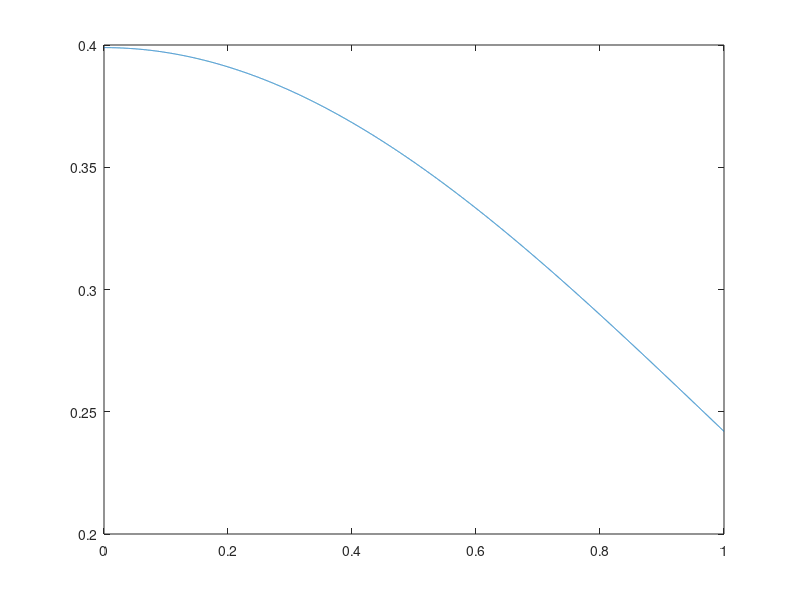
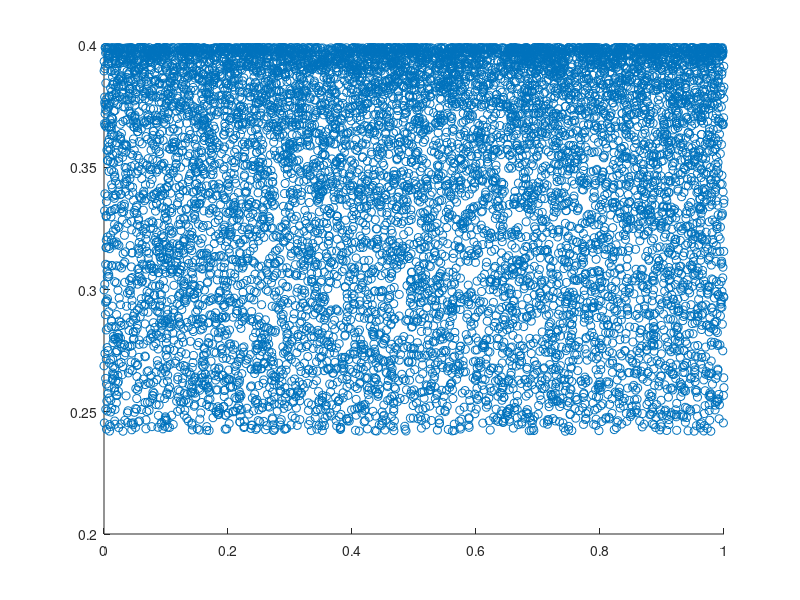

MATLAB code to generate these figures, in order: (Note: this script raises an error after producing the figures.)
%%%%%%%%%%%%%%%%%%%%%%%%%%%%%%%%%%%%%%%%%%%%%%%%%%%%%%%%%%%%%%%%%%%%%%%%%%%
%This is to generate and pick random numbers fron a given distribution
%function
%%%%%%%%%%%%%%%%%%%%%%%%%%%%%%%%%%%%%%%%%%%%%%%%%%%%%%%%%%%%%%%%%%%%%%%%%%%


% Produce the probability distribution function
% Create a standard normal distribution object with the mean ? equal to 0
% and the standard deviation ? equal to 1.

mu = 0;
sigma = 1;
pd = makedist('Normal','mu',mu,'sigma',sigma);

% Define the input vector x to contain the values at which to calculate the pdf.
ax = 0;
bx = 1;
dx = 0.0001; %The thickness
x = -ax:dx:bx;
y = pdf(pd,x);

%check the distribution
f1=figure(1);
plot(x,y)

%%%%% Extract the numbers from the array 
y_max = max(y);

%xk=zeros(5,1); yk=zeros(5,1);
A=zeros(length(x),2);
A2=[];
% randomnly chose the xk and its probability yk
%for i=1:(length(x)-1)/4
i=0;
j=0;
while A(length(x),1)==0
    xpos = randi(length(x)); % choose the random position of x
    x1 = ax+(bx-ax)*x(xpos);
    ypos = randi(length(y)); %chose the randonm position of y
    y1=y_max*y(ypos);
    %y1=y_max*ypos;
    
    if y1 < y(xpos) %If y1 < y(x1), keep the x1. Otherwise choose a couple again
        %xk(i) = x(xpos); yk(i) = y(ypos);
        i=i+1;
        A(i,1) = x(xpos);
        A(i,2) = y(ypos);
    else
        j=j+1;
        A2(i,1) = x(xpos);
        A2(i,2) = y(ypos);
    end
end


%check the distribution of the picked random numbers
f2=figure(2);
scatter(A(:,1),A(:,2))

%
x = rand(n_points,1); % This returns a uniform distribution
pi_gn = randn(n_points,1); %unnormalized function 
psi_max=max(pi_gn); %bounding value
pos = randi(length(x)); 
x1 = a+(b-a)*psi(pos);


% This shows that using a uniform distribution to extract values from a normal distribution works 
%%%%%%%%%%%%%%%%%%%%%%%%%%%%%%%%%%%%%%%%%%%%%%%%%%%%%%%%%%%%%%%%%%%%%%%%%%%
n_points=50000;
a= 0;
b= 1;
x = randn(n_points,1); % This returns a uniform distribution
arrayA=zeros(n_points/2,1);
for i = 1:n_points/2
    arrayA(i) = x(randi(length(x)));
end
f11=figure(11);
histogram(x,100);
f12=figure(12);
histogram(arrayA,100);

r = randi([-10 10],1,1000);
f13=figure(13);
histogram(r,100);
%%%%%%%%%%%%%%%%%%%%%%%%%%%%%%%%%%%%%%%%%%%%%%%%%%%%%%%%%%%%%%%%%%%%%%%%%%%

n_points=50000;
x = randn(n_points,1); % This returns a normal distribution
a = -0.5; b = 0.5;
xab = a + (b-a)*x; 

x_sum=sum(x);
dim_x=length(x);
xmean=mean(x,'all');
xmx2_mean= mean((x-xmean).^2, 'all');
xstd=sqrt((dim_x/(dim_x-1))* xmx2_mean);
% r = normrnd(mu,sigma,sz1,...,szN)
rng('default') % For reproducibility
s = rng;
r = normrnd(xmean,xstd,[1,10000]);


% Check the normal distribution of the values
f1=figure(1);
x_histo = histogram(x);
f2=figure(2);
xab_histo = histogram(xab);



%%%%%%%%%%%%%%%%%%%%%%%%%%%%%%%%%%%%%%%%%%%%%%%%%%%%%%%%%%%%%%%%%%%%%%%%%%%
%%% Plots 1D

f1=figure(1);
x_histo = histogram(x2);
hold on
r_histo = histogram(r);










%%%%%%%%%%%%%%%%%%%%%%%%%%%%%%%%%%%%%%%%%%%%%%%%%%%%%%%%%%%%%%%%%%%%%%
%%%%% 2D
%%%%%%%%%%%%%%%%%%%%%%%%%%%%%%%%%%%%%%%%%%%%%%%%%%%%%%%%%%%%%%%%%%%%%%

%Generate values from a bivariate normal distribution with specified mean
% vector and covariance matrix.

mu = [1 2]; %bivariate 
sigma = [1 0.5; 0.5 2];
R = chol(sigma);
%repmat(A,n) returns an array containing n copies of A in the row and column dimensions.
%The size of B is size(A)*n when A is a matrix.
z = repmat(mu,10,1) + randn(10,2)*R;


x = rand(100);
x_max=max(max(x));
x_min=min(min(x));

dim_x=length(x)*length(x);

xmean=mean(x,'all');
xmx2_mean= mean((x-xmean).^2, 'all');
xstd=sqrt((dim_x/(dim_x-1))* xmx2_mean);

% r = normrnd(mu,sigma,sz1,...,szN)
rng('default') % For reproducibility
s = rng;
r = normrnd(xmean,xstd,[100,100]);

z1=size(zeros([2 20]));
x_hist = hist3(x);
r_hist = hist3(r);

f1=figure(1);
pcolor(x)
colorbar

f2=figure(2);
pcolor(r)
colorbar

f1=figure(1);
p(x)
colorbar

f2=figure(2);
pcolor(r)
colorbar